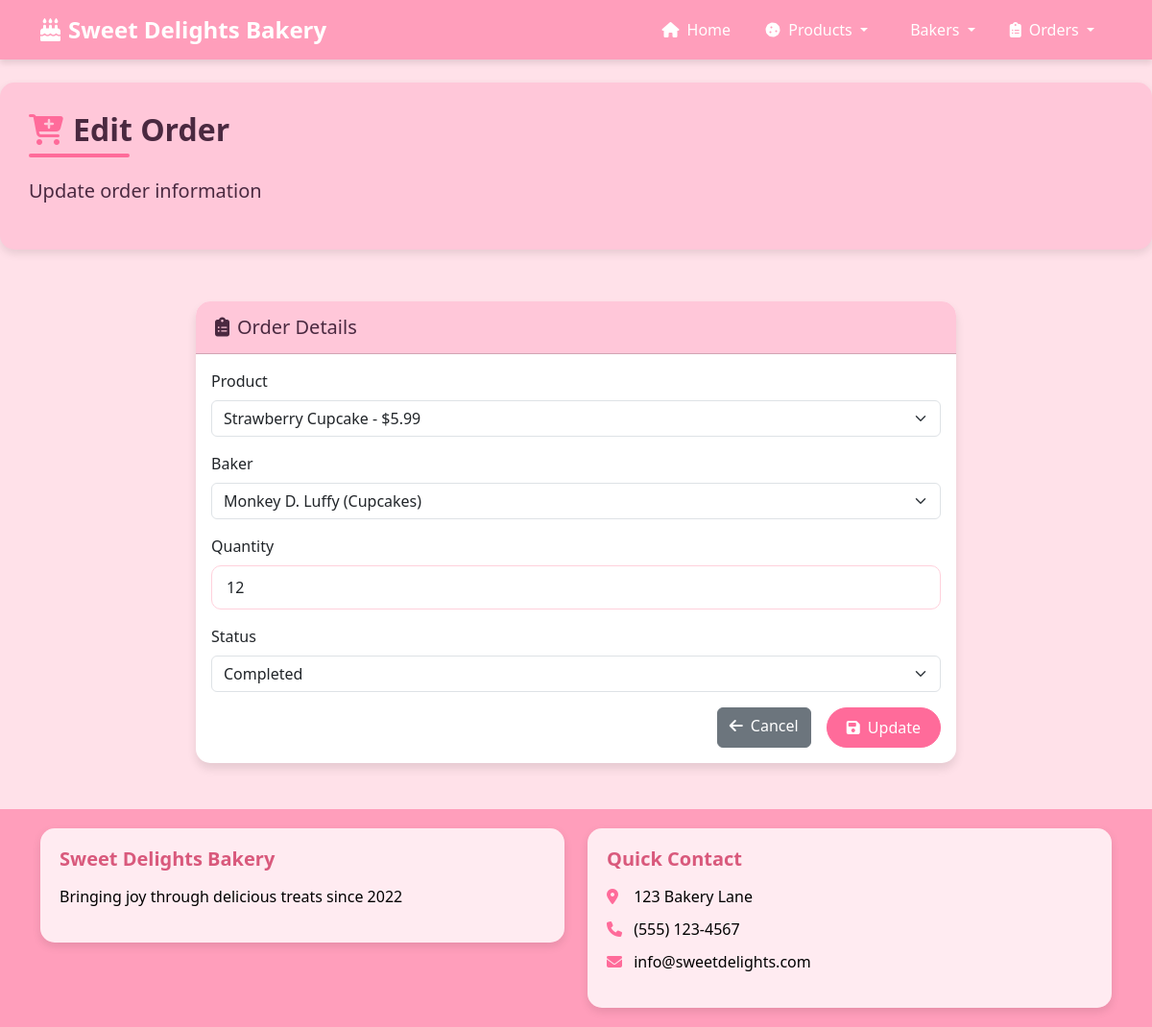
The page /index.php?page=order_form&id=1 on the database its author committed.
### tables this page shows
CREATE TABLE `orders` (
  `id` int(11) NOT NULL,
  `product_id` int(11) DEFAULT NULL,
  `baker_id` int(11) DEFAULT NULL,
  `quantity` int(11) NOT NULL,
  `order_date` datetime DEFAULT current_timestamp(),
  `status` varchar(50) DEFAULT 'Pending',
  `created_at` timestamp NOT NULL DEFAULT current_timestamp()
);

CREATE TABLE `products` (
  `id` int(11) NOT NULL,
  `name` varchar(100) NOT NULL,
  `description` text DEFAULT NULL,
  `price` decimal(10,2) NOT NULL,
  `created_at` timestamp NOT NULL DEFAULT current_timestamp()
);

CREATE TABLE `bakers` (
  `id` int(11) NOT NULL,
  `name` varchar(100) NOT NULL,
  `specialty` varchar(100) DEFAULT NULL,
  `join_date` date DEFAULT NULL,
  `contact` varchar(20) DEFAULT NULL,
  `created_at` timestamp NOT NULL DEFAULT current_timestamp()
);

### viewmodel/OrderViewModel.php (called while the page is built, shortened)
<?php
include_once 'model/Order.php';
class OrderViewModel
{
    private $connection;
    public function __construct($connection)
    {
        $this->connection = $connection;
    }
    public function getOrderById($id)
    {
        $query = "SELECT o.*, p.name as product_name, b.name as baker_name
                 FROM orders o
                 JOIN products p ON o.product_id = p.id
                 JOIN bakers b ON o.baker_id = b.id
                 WHERE o.id = :id";
        $statement = $this->connection->prepare($query);
        $statement->bindParam(':id', $id);
        $statement->execute();
        $row = $statement->fetch(PDO::FETCH_ASSOC);
        if ($row) {
            $order = new Order();
            $order->setId($row['id']);
            $order->setProductId($row['product_id']);
            $order->setBakerId($row['baker_id']);
            $order->setQuantity($row['quantity']);
            $order->setOrderDate($row['order_date']);
            $order->setStatus($row['status']);
            $order->setCreatedAt($row['created_at']);
            $order->setProductName($row['product_name']);
            $order->setBakerName($row['baker_name']);
            return $order;
        }
        return null;
    }
}
?>

### model/Order.php (called while the page is built, shortened)
<?php
class Order
{
    private $id;
    private $product_id;
    private $baker_id;
    private $quantity;
    private $status;
    public function getId()
    {
        return $this->id;
    }
    public function getProductId()
    {
        return $this->product_id;
    }
    public function getBakerId()
    {
        return $this->baker_id;
    }
    public function getQuantity()
    {
        return $this->quantity;
    }
    public function getStatus()
    {
        return $this->status;
    }
    public function setId($id)
    {
        $this->id = $id;
    }
    public function setProductId($product_id)
    {
        $this->product_id = $product_id;
    }
    public function setBakerId($baker_id)
    {
        $this->baker_id = $baker_id;
    }
    public function setQuantity($quantity)
    {
        $this->quantity = $quantity;
    }
    public function setStatus($status)
    {
        $this->status = $status;
    }
}
?>

### viewmodel/ProductViewModel.php (called while the page is built, shortened)
<?php
include_once 'model/Product.php';
class ProductViewModel
{
    private $connection;
    public function __construct($connection)
    {
        $this->connection = $connection;
    }
    public function getAllProducts()
    {
        $query = "SELECT * FROM products ORDER BY name";
        $statement = $this->connection->prepare($query);
        $statement->execute();
        $products = array();
        $result = $statement->fetchAll(PDO::FETCH_ASSOC);
        foreach ($result as $row) {
            $product = new Product();
            $product->setId($row['id']);
            $product->setName($row['name']);
            $product->setDescription($row['description']);
            $product->setPrice($row['price']);
            $product->setCreatedAt($row['created_at']);
            $products[] = $product;
        }
        return $products;
    }
}
?>

### model/Product.php (called while the page is built, shortened)
<?php
class Product
{
    private $id;
    private $name;
    public function getId()
    {
        return $this->id;
    }
    public function getName()
    {
        return $this->name;
    }
    public function setId($id)
    {
        $this->id = $id;
    }
    public function setName($name)
    {
        $this->name = $name;
    }
}
?>

### viewmodel/BakerViewModel.php (called while the page is built, shortened)
<?php
include_once 'model/Baker.php';
class BakerViewModel
{
    private $connection;
    public function __construct($connection)
    {
        $this->connection = $connection;
    }
    public function getAllBakers()
    {
        $query = "SELECT * FROM bakers ORDER BY name";
        $statement = $this->connection->prepare($query);
        $statement->execute();
        $bakers = array();
        $result = $statement->fetchAll(PDO::FETCH_ASSOC);
        foreach ($result as $row) {
            $baker = new Baker();
            $baker->setId($row['id']);
            $baker->setName($row['name']);
            $baker->setSpecialty($row['specialty']);
            $baker->setJoinDate($row['join_date']);
            $baker->setContact($row['contact']);
            $baker->setCreatedAt($row['created_at']);
            $bakers[] = $baker;
        }
        return $bakers;
    }
}
?>

### model/Baker.php (called while the page is built, shortened)
<?php
class Baker
{
    private $id;
    private $name;
    public function getId()
    {
        return $this->id;
    }
    public function getName()
    {
        return $this->name;
    }
    public function setId($id)
    {
        $this->id = $id;
    }
    public function setName($name)
    {
        $this->name = $name;
    }
}
?>

### views/order_form.php (the view, shortened to what this page needs)
<div class="row mb-4">
    <div class="col-md-12">
        <div class="dashboard-header">
            <h2 class="page-title"><i class="fas fa-cart-plus custom-icon"></i><?php echo isset($order) ? 'Edit Order' : 'Create New Order'; ?></h2>
            <p class="lead"><?php echo isset($order) ? 'Update order information' : 'Place a new baking order'; ?></p>
        </div>
    </div>
</div>
<div class="row">
    <div class="col-md-8 mx-auto">
        <div class="card">
            <div class="card-header">
                <h5 class="mb-0"><i class="fas fa-clipboard-list me-2"></i>Order Details</h5>
            </div>
            <div class="card-body">
                <form action="index.php?page=order_form<?php echo isset($order) ? '&id=' . $order->getId() : ''; ?>" method="post">
                    <div class="mb-3">
                        <label for="product_id" class="form-label">Product</label>
                        <select class="form-select" id="product_id" name="product_id" required>
                            <?php foreach ($products as $product): ?>
                                <option value="<?php echo $product->getId(); ?>"
                                    <?php echo (isset($order) && $order->getProductId() == $product->getId()) ? 'selected' : ''; ?>>
                                    <?php echo $product->getName(); ?> - $<?php echo number_format($product->getPrice(), 2); ?>
                                </option>
                            <?php endforeach; ?>
                        </select>
                    </div>
                    <div class="mb-3">
                        <label for="baker_id" class="form-label">Baker</label>
                        <select class="form-select" id="baker_id" name="baker_id" required>
                            <?php foreach ($bakers as $baker): ?>
                                <option value="<?php echo $baker->getId(); ?>"
                                    <?php echo (isset($order) && $order->getBakerId() == $baker->getId()) ? 'selected' : ''; ?>>
                                    <?php echo $baker->getName(); ?> (<?php echo $baker->getSpecialty(); ?>)
                                </option>
                            <?php endforeach; ?>
                        </select>
                    </div>
                    <div class="mb-3">
                        <label for="quantity" class="form-label">Quantity</label>
                        <input type="number" min="1" class="form-control" id="quantity" name="quantity"
                               value="<?php echo isset($order) ? $order->getQuantity() : '1'; ?>" required>
                    </div>
                    <div class="mb-3">
                        <label for="status" class="form-label">Status</label>
                        <select class="form-select" id="status" name="status" required>
                            <option value="Completed" <?php echo (isset($order) && $order->getStatus() == 'Completed') ? 'selected' : ''; ?>>Completed</option>
                        </select>
                    </div>
                    <div class="d-grid gap-2 d-md-flex justify-content-md-end">
                        <a href="index.php?page=order_list" class="btn btn-secondary me-md-2">
                            <i class="fas fa-arrow-left me-1"></i> Cancel
                        </a>
                        <button type="submit" class="btn btn-primary" name="submit">
                            <i class="fas fa-save me-1"></i> <?php echo isset($order) ? 'Update' : 'Save'; ?>
                        </button>
                    </div>
                </form>
            </div>
        </div>
    </div>
</div>

### views/template/header.php (style rules this page uses)
:root { --primary-color: #FF9EBB; --secondary-color: #FFC7D9; --accent-color: #FF6B9A; --light-color: #FFE1E9; --dark-color: #D9597C; --text-color: #4A2940; }
body { background-color: var(--light-color); color: var(--text-color); font-family: 'Segoe UI', Tahoma, Geneva, Verdana, sans-serif; }
.card { border: none; border-radius: 15px; box-shadow: 0 6px 10px rgba(0, 0, 0, 0.1); transition: all 0.3s; background-color: white; }
.card-header { background-color: var(--secondary-color); color: var(--text-color); font-weight: bold; border-radius: 15px 15px 0 0 !important; padding: 15px 20px; }
.btn-primary { background-color: var(--accent-color); border-color: var(--accent-color); color: white; font-weight: 500; border-radius: 30px; padding: 8px 20px; transition: all 0.3s; }
.form-control { border-radius: 10px; border: 1px solid #FFD1DC; padding: 10px 15px; }
.page-title { color: var(--text-color); font-weight: bold; margin-bottom: 30px; position: relative; display: inline-block; }
.page-title::after { content: ''; position: absolute; width: 50%; height: 4px; background-color: var(--accent-color); bottom: -10px; left: 0; border-radius: 10px; }
.dashboard-header { background-color: var(--secondary-color); padding: 30px; border-radius: 15px; margin-bottom: 30px; box-shadow: 0 4px 10px rgba(0, 0, 0, 0.1); }
.custom-icon { color: var(--accent-color); margin-right: 10px; }

### rows shown on the page
orders: product_id "Strawberry Cupcake - $5.99", baker_id "Monkey D. Luffy (Cupcakes)", quantity "12", status "Completed"
